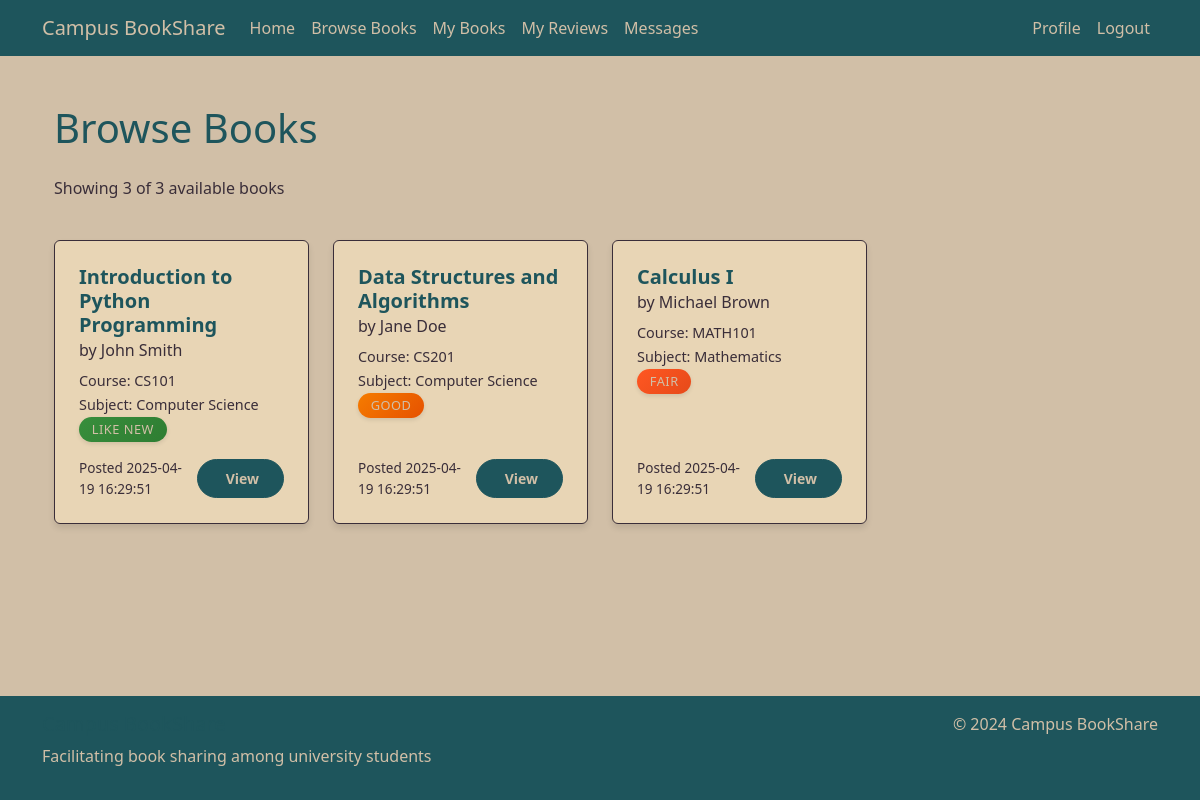
/browse (signed in), run on the app's committed database.
### tables this page shows
CREATE TABLE Books (
        book_id INTEGER PRIMARY KEY AUTOINCREMENT,
        user_id INTEGER,
        title TEXT NOT NULL,
        author TEXT,
        ISBN TEXT,
        subject TEXT,
        course_code TEXT,
        condition TEXT,
        availability TEXT NOT NULL,
        date_posted TEXT NOT NULL,
        FOREIGN KEY (user_id) REFERENCES Users(user_id)
    );

### app.py (the view)
@app.route('/browse')
@login_required
def browse_books():
    page = request.args.get('page', 1, type=int)
    per_page = 12  # Number of books per page
    conn = get_db_connection()
    total_count = conn.execute('''
        SELECT COUNT(*) as count
        FROM Books
        WHERE availability = 'available'
    ''').fetchone()['count']
    total_pages = (total_count + per_page - 1) // per_page
    books = conn.execute('''
        SELECT b.*, u.name as owner_name
        FROM Books b
        JOIN Users u ON b.user_id = u.user_id
        WHERE b.availability = 'available'
        ORDER BY b.date_posted DESC
        LIMIT ? OFFSET ?
    ''', (per_page, (page - 1) * per_page)).fetchall()
    conn.close()
    return render_template('browse_books.html',
                         books=books,
                         page=page,
                         total_pages=total_pages,
                         total_count=total_count)

### app.py (called while the page is built)
def get_db_connection():
    conn = sqlite3.connect('database.db')
    conn.row_factory = sqlite3.Row
    return conn

def login_required(f):
    @wraps(f)
    def decorated_function(*args, **kwargs):
        if 'user_id' not in session:
            flash('Please log in to access this page.', 'warning')
            return redirect(url_for('login'))
        return f(*args, **kwargs) # Returns original function if logged in
    return decorated_function

### templates/browse_books.html (shortened to what this page needs)
{% extends "base.html" %}
{% block content %}
<div class="container browse-books-container">
    <div class="row mb-4">
        <div class="col-12">
            <h1 class="mb-4">Browse Books</h1>
            <p class="text-muted">Showing {{ books|length }} of {{ total_count }} available books</p>
        </div>
    </div>
    {% if books %}
    <div class="row">
        {% for book in books %}
        <div class="col-md-4 col-lg-3 mb-4">
            <div class="card h-100">
                <div class="card-body d-flex flex-column">
                    <div class="mb-3">
                        <h5 class="card-title book-title">{{ book.title }}</h5>
                        <h6 class="card-subtitle mb-2 book-subtitle">by {{ book.author }}</h6>
                        <p class="card-text">
                            <small class="book-meta">Course: {{ book.course_code }}</small><br>
                            <small class="book-meta">Subject: {{ book.subject }}</small><br>
                            <span class="badge badge-reviews" data-condition="{{ book.condition }}">{{ book.condition }}</span>
                        </p>
                    </div>
                    <div class="mt-auto">
                        <div class="d-flex justify-content-between align-items-center">
                            <small class="book-date">Posted {{ book.date_posted }}</small>
                            <a href="{{ url_for('view_book', book_id=book.book_id) }}" class="btn btn-primary btn-sm">
                                 View
                            </a>
                        </div>
                    </div>
                </div>
            </div>
        </div>
        {% endfor %}
    </div>
    {% endif %}
</div>
{% endblock %}

### static/css/style.css (style rules this page uses)
body { background-color: #D1BFA7; color: #1E555C; min-height: 100vh; display: flex; flex-direction: column; }
.btn-primary { background-color: #1E555C; border-color: #1E555C; color: #D1BFA7; font-weight: 600; padding: 0.5rem 1.5rem; border-radius: 20px; }
.card { background-color: #E8D5B5; border: 1px solid #3A2E39; box-shadow: 0 4px 6px rgba(0, 0, 0, 0.1); }
.card-body { color: #1E555C; padding: 1.5rem; }
h1, h2, h3, h4, h5, h6 { color: #1E555C; }
.text-muted { color: #3A2E39 !important; }
.badge-reviews { color: #D1BFA7; padding: 0.5em 1em; border-radius: 20px; font-weight: 500; text-transform: uppercase; font-size: 0.8em; letter-spacing: 0.5px; box-shadow: 0 2px 4px rgba(0,0,0,0.1); }
.badge-reviews[data-condition="Like New"] { background: linear-gradient(135deg, #388E3C, #2E7D32); color: #D1BFA7; }
.badge-reviews[data-condition="Good"] { background: linear-gradient(135deg, #F57C00, #E65100); color: #D1BFA7; }
.badge-reviews[data-condition="Fair"] { background: linear-gradient(135deg, #FF5722, #E64A19); color: #D1BFA7; }
.book-title { color: #1E555C; font-weight: 600; margin-bottom: 0.5rem; }
.book-subtitle { color: #3A2E39; font-weight: 500; margin-bottom: 1rem; }
.book-meta { color: #3A2E39; font-size: 0.9rem; }
.book-date { color: #3A2E39; font-size: 0.85rem; }

### data on the page
Books: title "Introduction to Python Programming", author "John Smith", course_code "CS101", subject "Computer Science", condition "LIKE NEW", date_posted "2025-04-19 16:29:51"
Books: title "Data Structures and Algorithms", author "Jane Doe", course_code "CS201", subject "Computer Science", condition "GOOD", date_posted "2025-04-19 16:29:51"
Books: title "Calculus I", author "Michael Brown", course_code "MATH101", subject "Mathematics", condition "FAIR", date_posted "2025-04-19 16:29:51"

### other printed values
{{ books|length }} "3"
{{ total_count }} "3"
